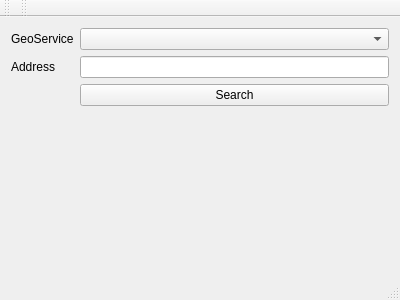
<?xml version="1.0" encoding="UTF-8"?>
<ui version="4.0">
 <class>MainWindow</class>
 <widget class="QMainWindow" name="MainWindow">
  <property name="geometry">
   <rect>
    <x>0</x>
    <y>0</y>
    <width>400</width>
    <height>300</height>
   </rect>
  </property>
  <property name="windowTitle">
   <string>MainWindow</string>
  </property>
  <widget class="QWidget" name="centralWidget">
   <layout class="QHBoxLayout" name="horizontalLayout">
    <item>
     <layout class="QFormLayout" name="formLayout">
      <item row="0" column="1">
       <widget class="QComboBox" name="geoServiceComboBox"/>
      </item>
      <item row="1" column="0">
       <widget class="QLabel" name="label_2">
        <property name="text">
         <string>Address</string>
        </property>
       </widget>
      </item>
      <item row="1" column="1">
       <widget class="QLineEdit" name="addressField"/>
      </item>
      <item row="2" column="1">
       <widget class="QPushButton" name="searchButton">
        <property name="text">
         <string>Search</string>
        </property>
       </widget>
      </item>
      <item row="0" column="0">
       <widget class="QLabel" name="label">
        <property name="text">
         <string>GeoService</string>
        </property>
       </widget>
      </item>
     </layout>
    </item>
   </layout>
  </widget>
  <widget class="QMenuBar" name="menuBar">
   <property name="geometry">
    <rect>
     <x>0</x>
     <y>0</y>
     <width>400</width>
     <height>22</height>
    </rect>
   </property>
  </widget>
  <widget class="QToolBar" name="mainToolBar">
   <attribute name="toolBarArea">
    <enum>TopToolBarArea</enum>
   </attribute>
   <attribute name="toolBarBreak">
    <bool>false</bool>
   </attribute>
  </widget>
  <widget class="QStatusBar" name="statusBar"/>
  <widget class="QToolBar" name="toolBar">
   <property name="windowTitle">
    <string>toolBar</string>
   </property>
   <attribute name="toolBarArea">
    <enum>TopToolBarArea</enum>
   </attribute>
   <attribute name="toolBarBreak">
    <bool>false</bool>
   </attribute>
  </widget>
 </widget>
 <layoutdefault spacing="6" margin="11"/>
 <resources/>
 <connections/>
</ui>
